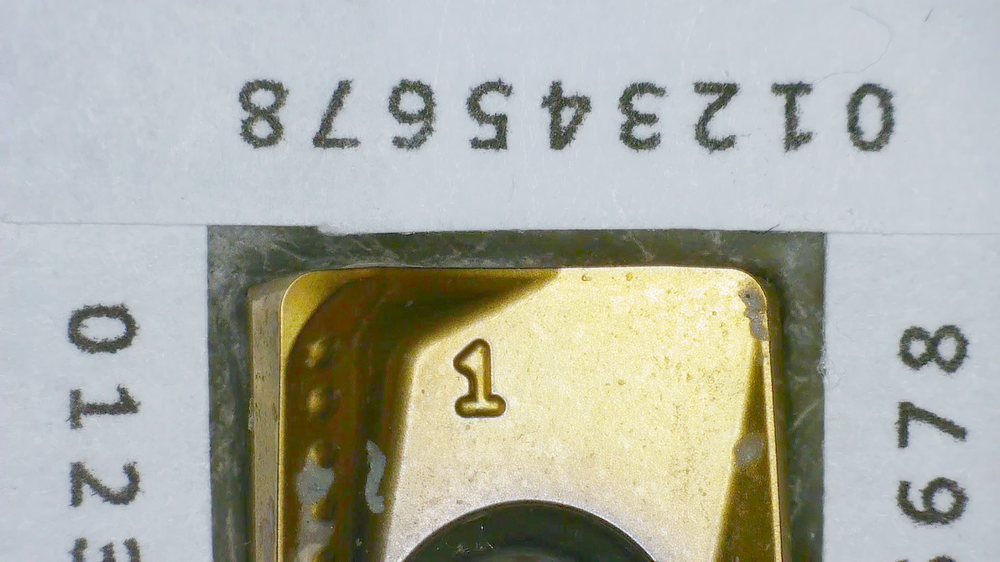
#> input picture tests/imgs/1/valid.png, 1000 x 562 px, shrunk from 1920 x 1080 before the run
$ jupyter execute --allow-errors visualization.ipynb   (shell and % lines are left out)
#> lines starting #> are read from the running program, lines starting #| are printed output that depends on the picture
### TuningMethods/functions.py
import cv2 as cv
import numpy as np
import matplotlib.pyplot as plt

matchers = {
    'bruteforce': cv.DESCRIPTOR_MATCHER_BRUTEFORCE,
    'bruteforce_hamming': cv.DESCRIPTOR_MATCHER_BRUTEFORCE_HAMMING,
    'bruteforce_hamminglut': cv.DESCRIPTOR_MATCHER_BRUTEFORCE_HAMMINGLUT,
    'bruteforce_l1': cv.DESCRIPTOR_MATCHER_BRUTEFORCE_L1,
    'bruteforce_sl2': cv.DESCRIPTOR_MATCHER_BRUTEFORCE_SL2,

    'flann_index_linear': 0,
    'flann_index_kdtree': 1,
    'flann_index_kmeans': 2,
    'flann_index_composite': 3,
    'flann_index_kdtree_single': 4,
    'flann_index_hierarchical': 5}


# [9 lines left out: function get_keypoints, not called in this run]


def aligner(
        template,
        img,
        max_features=250,
        good_match_percent=0.8,
        matcher_name='flann_index_kdtree',
        plot_keypoints=False
):
    im1Gray = cv.cvtColor(img,
                          cv.COLOR_BGR2GRAY) \
        if len(img.shape) == 3 else img

    templateGray = cv.cvtColor(template,
                               cv.COLOR_BGR2GRAY) \
        if len(template.shape) == 3 else template

    if matcher_name.startswith('bruteforce'):
        # Detect features and compute descriptors.
        orb = cv.ORB_create(max_features)

        keypoints1, descriptors1 = orb.detectAndCompute(im1Gray, None)
        keypoints2, descriptors2 = orb.detectAndCompute(templateGray, None)

        # Match features
        matcher = cv.DescriptorMatcher_create(matchers[matcher_name])
        matches = list(matcher.match(descriptors1, descriptors2, None))
    elif matcher_name.startswith('flann'):
        sift = cv.SIFT_create()

        keypoints1, descriptors1 = sift.detectAndCompute(im1Gray, None)
        keypoints2, descriptors2 = sift.detectAndCompute(templateGray, None)

        # Specify algorithm used and various parameters
        index_params = dict(algorithm=matchers[matcher_name], trees=5)

        matcher = cv.FlannBasedMatcher(index_params, {})

        matches = matcher.knnMatch(descriptors1, descriptors2, 2)
        matches = [m1 for (m1, m2) in matches
                   if m1.distance < 0.7 * m2.distance]
    else:
        print('Incorrect matcher name')
        return

    # Sort matches by score
    matches.sort(key=lambda x: x.distance, reverse=False)

    # Remove bad matches
    numGoodMatches = int(len(matches) * good_match_percent)
    matches = matches[:numGoodMatches]

    # Extract location of good matches
    points1 = np.zeros((len(matches), 2), dtype=np.float32)
    points2 = np.zeros((len(matches), 2), dtype=np.float32)

    for i, match in enumerate(matches):
        # print(match.queryIdx, match.trainIdx)
        # print(keypoints1[match.queryIdx].pt)
        points1[i, :] = keypoints1[match.queryIdx].pt
        points2[i, :] = keypoints2[match.trainIdx].pt

    # Find homography
    h, _ = cv.findHomography(points1, points2, cv.RANSAC)

    # Use homography
    height, width = template.shape[0], template.shape[1]
    im1Reg = cv.warpPerspective(img, h, (width, height))

    # Plot keypoints
    if plot_keypoints:
        img_keypoints = cv.drawMatches(im1Gray,
                                       keypoints1,
                                       templateGray,
                                       keypoints2,
                                       matches,
                                       None, None)

        plt.figure(figsize=(10, 10))
        plt.imshow(img_keypoints, cmap='gray')
        plt.axis('off')
        plt.title(matcher_name)
        plt.show()

    return im1Reg, h


# [36 lines left out: function cropper1, not called in this run]

### TuningMethods/visualization.ipynb
[cell 1]
import os
import cv2
import sys
import numpy as np
import matplotlib.pyplot as plt
import matplotlib.patches as patches
import ipywidgets as widgets
from ipywidgets import interact, fixed

sys.path.append('..')

from TuningMethods.functions import aligner, matchers

[cell 2]
valid_name = '../tests/imgs/1/valid.png'
defected_name = '../tests/imgs/1/defect.png'

valid = cv2.imread(valid_name, 0)
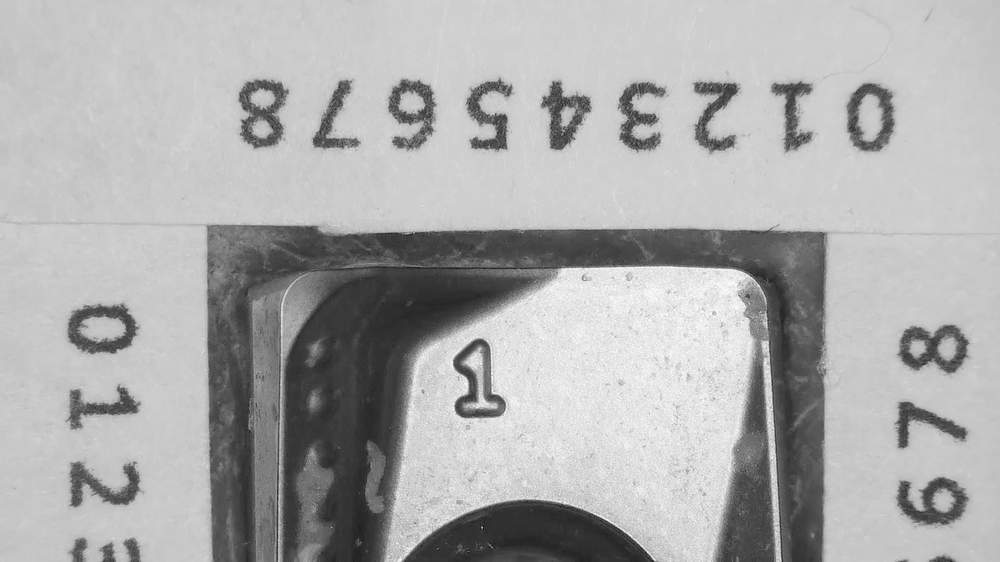
#> valid: shape (562, 1000); min 17, max 253, mean 172.4
defected = cv2.imread(defected_name, 0)
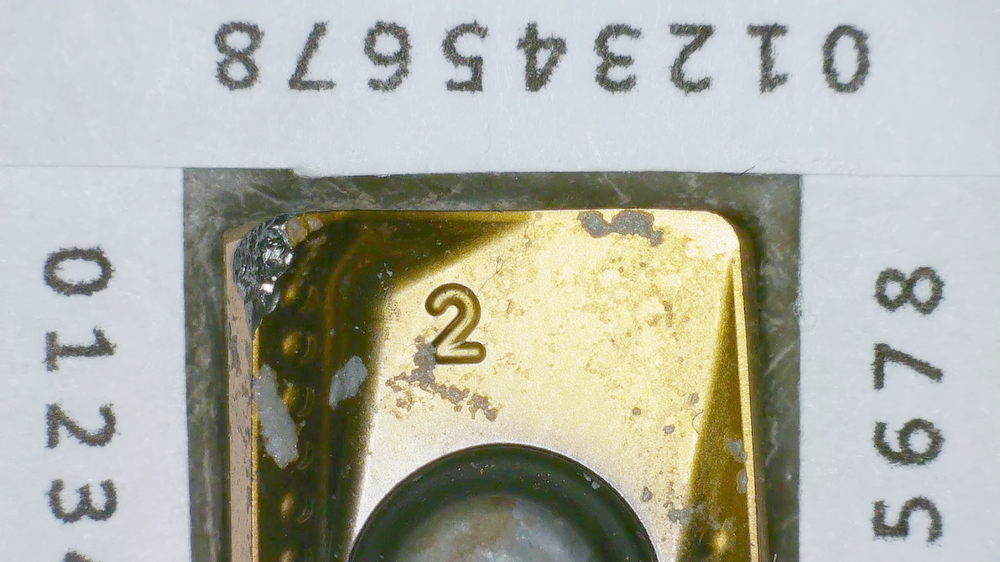
#> input picture tests/imgs/1/defect.png, 1000 x 562 px, shrunk from 1920 x 1080 before the run
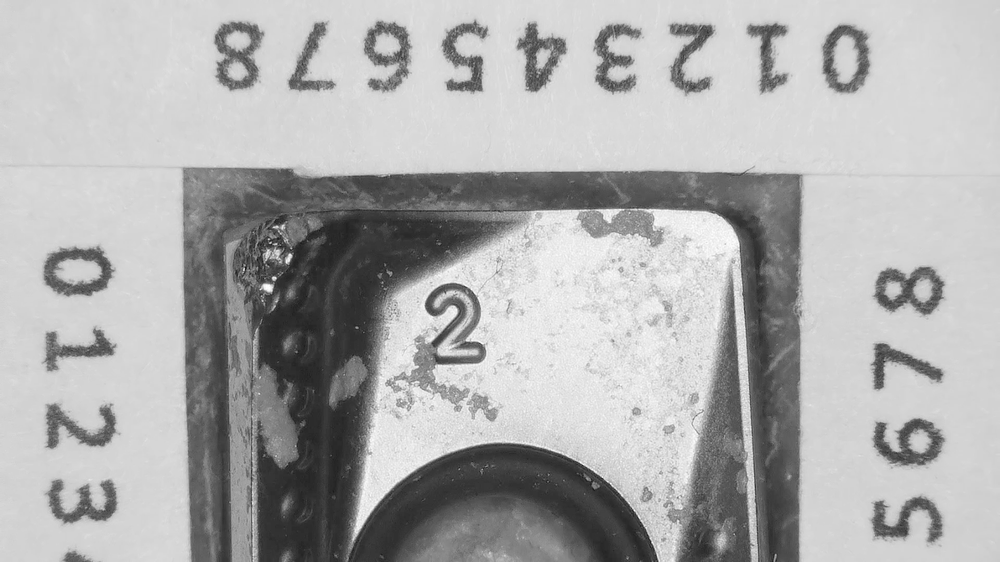
#> defected: shape (562, 1000); min 16, max 255, mean 173.2

valid = cv2.equalizeHist(valid)
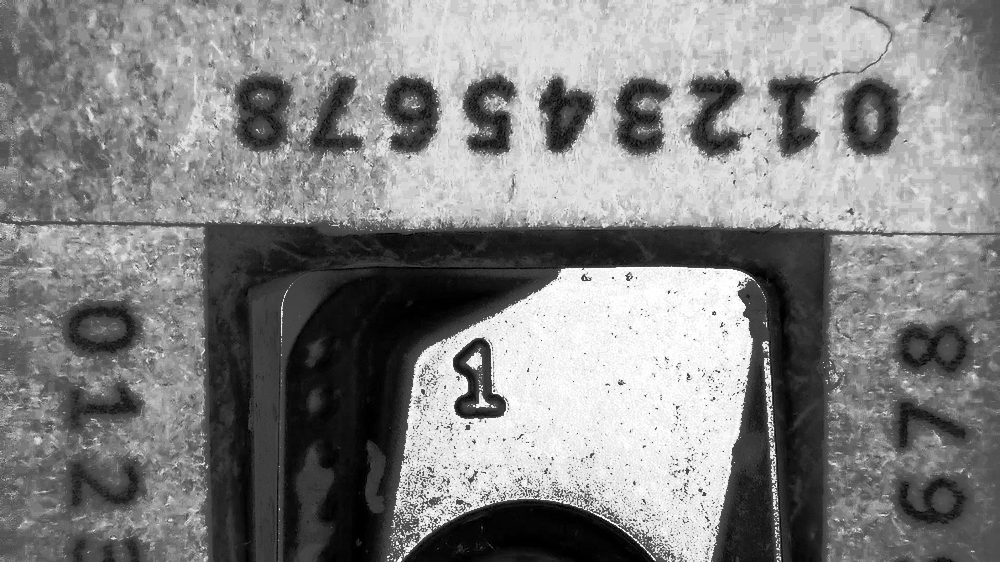
#> valid: shape (562, 1000); min 0, max 255, mean 130.5
defected = cv2.equalizeHist(defected)
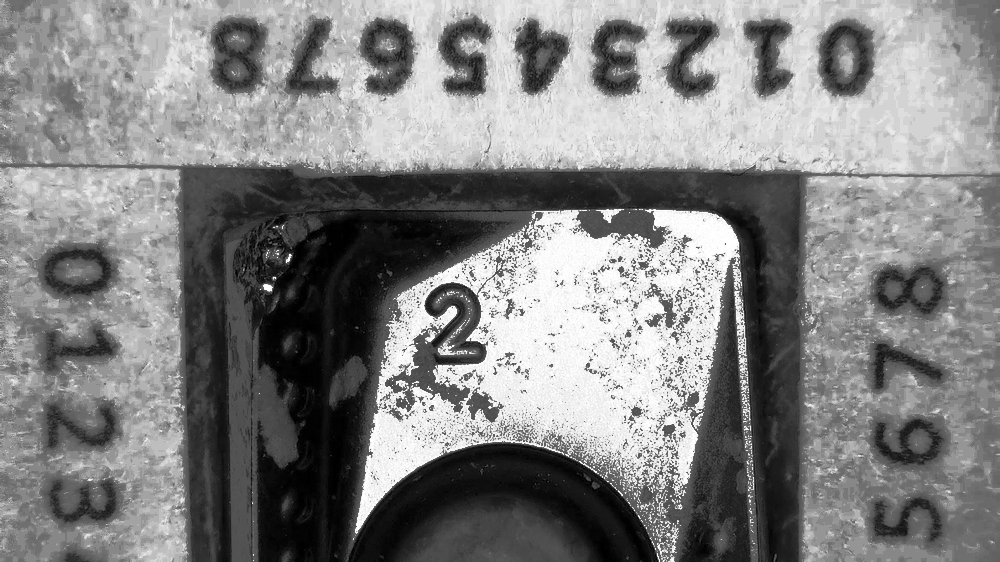
#> defected: shape (562, 1000); min 0, max 255, mean 130.6

print(valid.shape)
#| (562, 1000)
print(defected.shape)
#| (562, 1000)

fig, ax = plt.subplots(1, 2, figsize = (15,15))
ax[0].imshow(valid, cmap='gray');
ax[1].imshow(defected, cmap='gray');
#> the sliders are set to template = <module 'ipywidgets.fixed_' fr, img = <module 'ipywidgets.fixed_' fr, max_features = 250, good_match_percent = 0.8, keypoints_dict = <module 'ipywidgets.fixed_' fr, template_id = <module 'ipywidgets.fixed_' fr, matcher_name = dict_keys(['bruteforce', 'brut, plot_result = <module 'ipywidgets.fixed_' fr

### Modified `aligner` function with different types of matchers

#> (a cell that did not finish here is left out)

### Visualize all available matchers

[cell 4]
DIR = 3

valid_name = '../tests/imgs/{}/valid.png'.format(DIR)
defected_name = '../tests/imgs/{}/defect.png'.format(DIR)

valid = cv2.imread(valid_name, 0)
defected = cv2.imread(defected_name, 0)

valid = cv2.equalizeHist(valid)
defected = cv2.equalizeHist(defected)

for matcher_name in matchers.keys():
    result, _ = aligner(valid, defected, matcher_name=matcher_name, plot_keypoints=True)

    plt.figure(figsize=(10, 10))
    plt.axis('off')
    plt.subplot(1, 2, 1)
    plt.imshow(valid, cmap='gray')
    plt.subplot(1, 2, 2)
    plt.imshow(result, cmap='gray')
#> this loop made 11 passes
#> (matches in aligner, numGoodMatches in aligner) on passes 1 to 11: (200 matches, 200), (200 matches, 200), (200 matches, 200), (200 matches, 200), (200 matches, 200), (283 matches, 283), (284 matches, 284), (285 matches, 285), (283 matches, 283), (283 matches, 283), (243 matches, 243)
#> pass 1, in aligner, `im1Reg = cv.warpPerspective(img, h, (width, height))`:
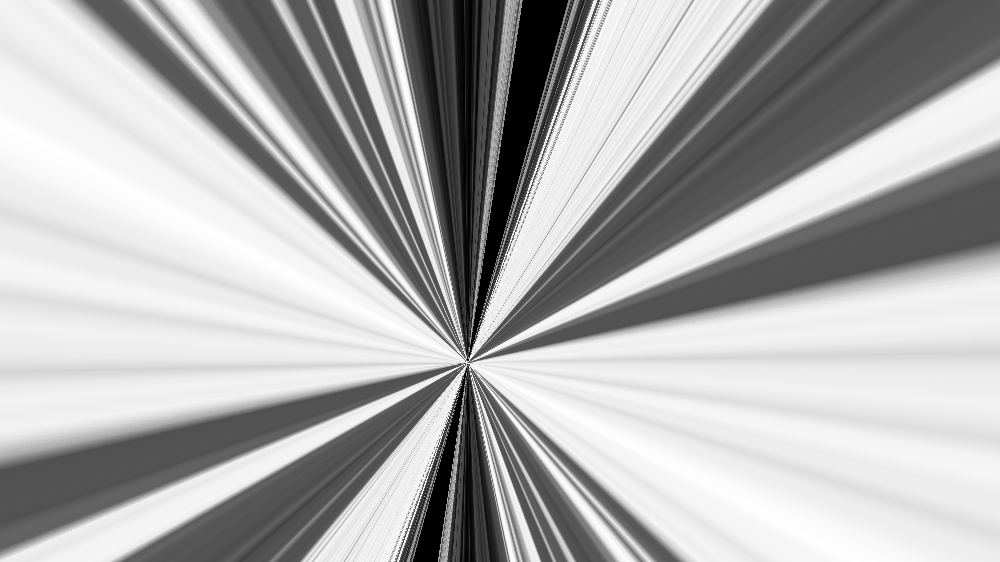
#> im1Reg: shape (562, 1000); min 0, max 255, mean 174.2
#> pass 1, in aligner, `img_keypoints = cv.drawMatches(im1Gray, keypoints1, templateGray, keyp..`:
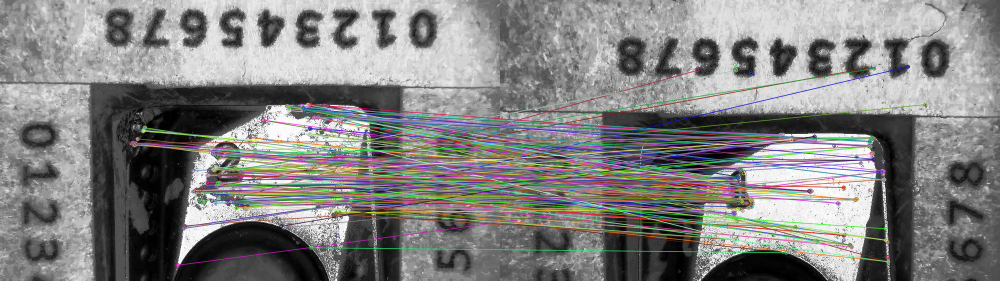
#> img_keypoints: shape (562, 2000, 3) (shown at 1/2 size); mean of channels 0, 1, 2 128.9, 129.8, 130.5; drawn as B, G, R
#> pass 2, in aligner (call 2), `img_keypoints = cv.drawMatches(im1Gray, keypoints1, templateGray, keyp..`:
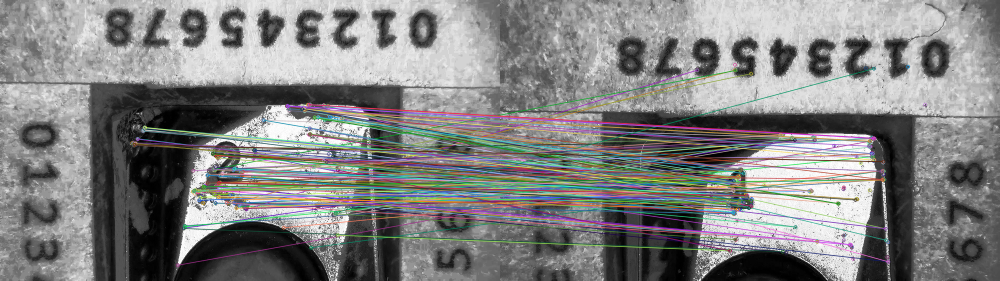
#> img_keypoints: shape (562, 2000, 3) (shown at 1/2 size); mean of channels 0, 1, 2 129.3, 129.8, 129.7; drawn as B, G, R
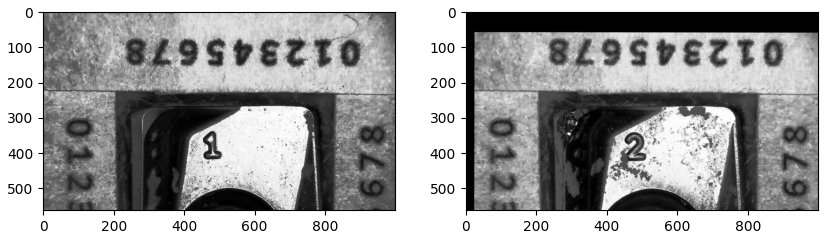
#> figure drawn by matplotlib, 2 panels
